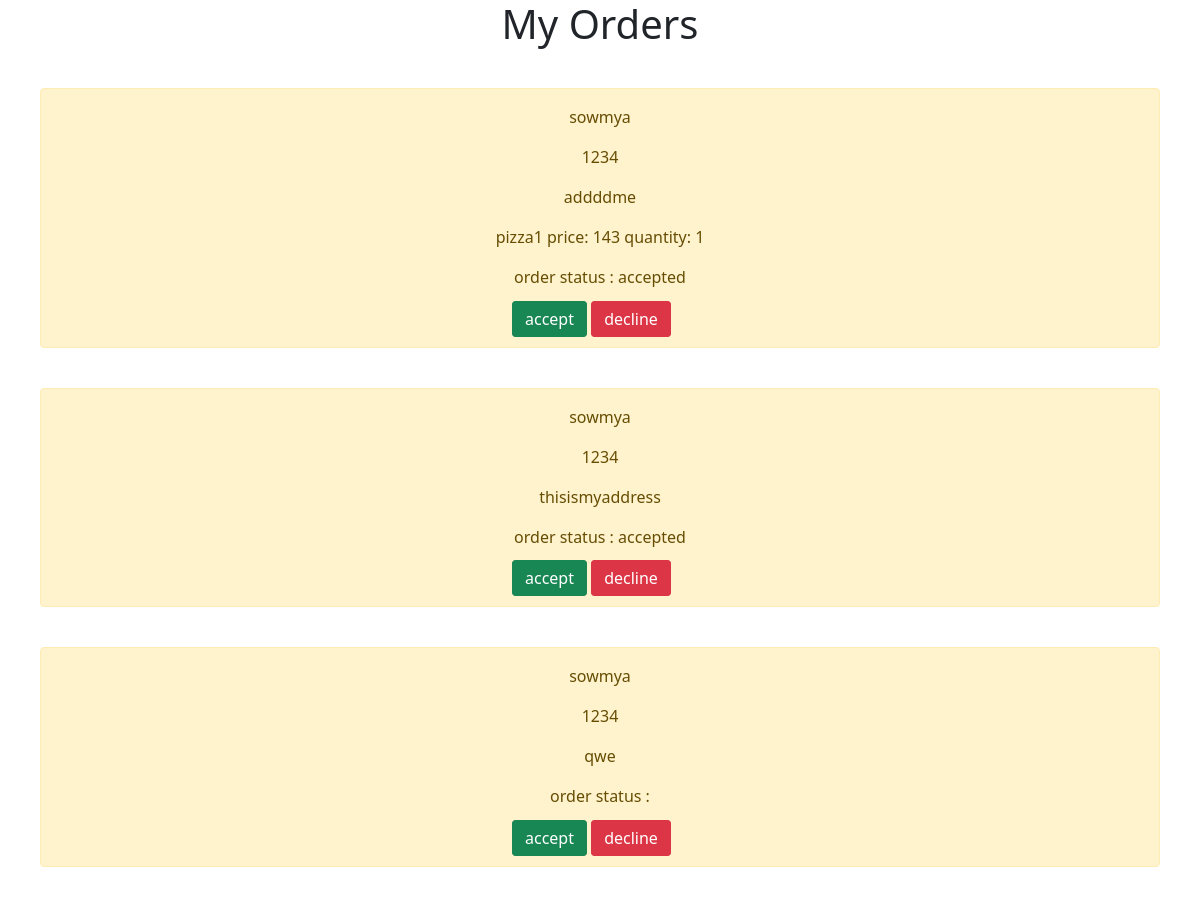
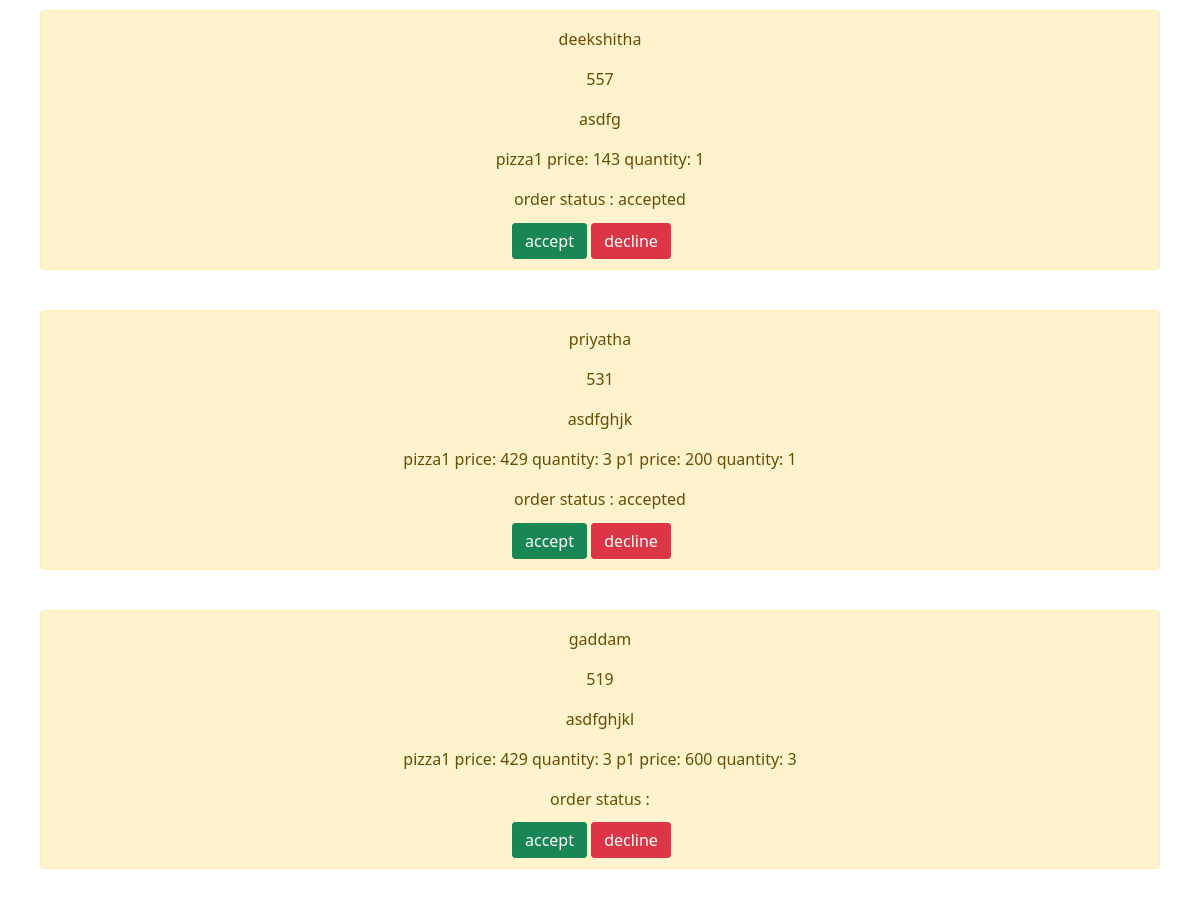
The page /adminorders/ on the database its author committed (2 pictures, top to bottom).
### pizzaapp/models.py (models this page shows)
class OrderModel(models.Model):
    username = models.CharField(max_length= 10)
    phoneno = models.CharField(max_length= 10)
    address = models.CharField(max_length= 10)
    ordereditems = models.CharField(max_length= 30)
    status = models.CharField(max_length= 10)

### pizzaapp/views.py (the view)
# urls.py: path('adminorders/', adminorders),
def adminorders(request):
    orders = OrderModel.objects.all()
    context = {'orders': orders}
    return render(request, 'pizzaapp/adminorders.html', context)

### templates/pizzaapp/adminorders.html
{% extends 'base.html' %}
{% block content %}
<h1 style="text-align: center;">My Orders</h1>
{% for order in orders %}
<div style="margin: 40px;" class="alert alert-warning" role="alert">
    <p style="text-align: center;">{{order.username}}</p>
    <p style="text-align: center;">{{order.phoneno}}</p>
    <p style="text-align: center;">{{order.address}}</p>
    <p style="text-align: center;">{{order.ordereditems}}</p>
    <p style="text-align: center;">order status : {{order.status}}</p>
    <div class="container" style="width: 200px;margin: auto;">
        <a href="/acceptorder/{{order.id}}/" style="display: inline;" class="btn btn-success">accept</a>
        <a href="/declineorder/{{order.id}}/" style="display: inline;" class="btn btn-danger">decline</a>
    </div>
</div>
{% endfor %}
{% endblock %}

### rows shown on the page
OrderModel: username "sowmya", phoneno "1234", address "addddme", ordereditems "pizza1 price: 143 quantity: 1", status "accepted"
OrderModel: username "sowmya", phoneno "1234", address "thisismyaddress", status "accepted"
OrderModel: username "sowmya", phoneno "1234", address "qwe"
OrderModel: username "deekshitha", phoneno "557", address "asdfg", ordereditems "pizza1 price: 143 quantity: 1", status "accepted"
OrderModel: username "priyatha", phoneno "531", address "asdfghjk", ordereditems "pizza1 price: 429 quantity: 3 p1 price: 200 quantity: 1", status "accepted"
OrderModel: username "gaddam", phoneno "519", address "asdfghjkl", ordereditems "pizza1 price: 429 quantity: 3 p1 price: 600 quantity: 3"
